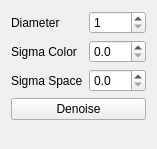
              <widget class="QWidget" name="bilateralFilter">
               <property name="geometry">
                <rect>
                 <x>0</x>
                 <y>0</y>
                 <width>152</width>
                 <height>149</height>
                </rect>
               </property>
               <attribute name="label">
                <string>Bilateral Filter</string>
               </attribute>
               <layout class="QFormLayout" name="formLayout_7">
                <item row="0" column="0">
                 <widget class="QLabel" name="label_6">
                  <property name="text">
                   <string>Diameter</string>
                  </property>
                 </widget>
                </item>
                <item row="0" column="1">
                 <widget class="QSpinBox" name="spnDiameter">
                  <property name="minimum">
                   <number>1</number>
                  </property>
                  <property name="singleStep">
                   <number>2</number>
                  </property>
                 </widget>
                </item>
                <item row="1" column="0">
                 <widget class="QLabel" name="label_7">
                  <property name="text">
                   <string>Sigma Color</string>
                  </property>
                 </widget>
                </item>
                <item row="1" column="1">
                 <widget class="QDoubleSpinBox" name="spnSigmaColor">
                  <property name="decimals">
                   <number>1</number>
                  </property>
                 </widget>
                </item>
                <item row="2" column="0">
                 <widget class="QLabel" name="label_8">
                  <property name="text">
                   <string>Sigma Space</string>
                  </property>
                 </widget>
                </item>
                <item row="2" column="1">
                 <widget class="QDoubleSpinBox" name="spnSigmaSpace">
                  <property name="decimals">
                   <number>1</number>
                  </property>
                 </widget>
                </item>
                <item row="3" column="0" colspan="2">
                 <widget class="QPushButton" name="btnBilateralFilter">
                  <property name="text">
                   <string>Denoise</string>
                  </property>
                 </widget>
                </item>
               </layout>
              </widget>
